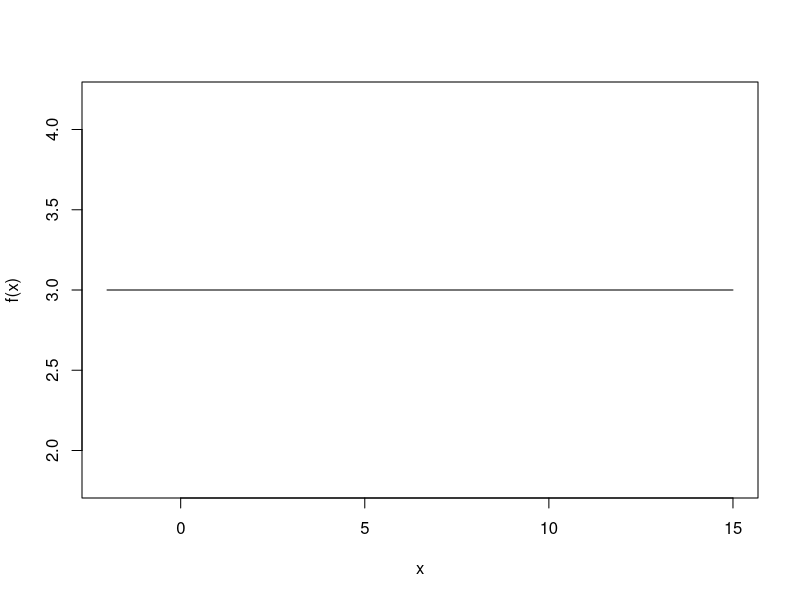
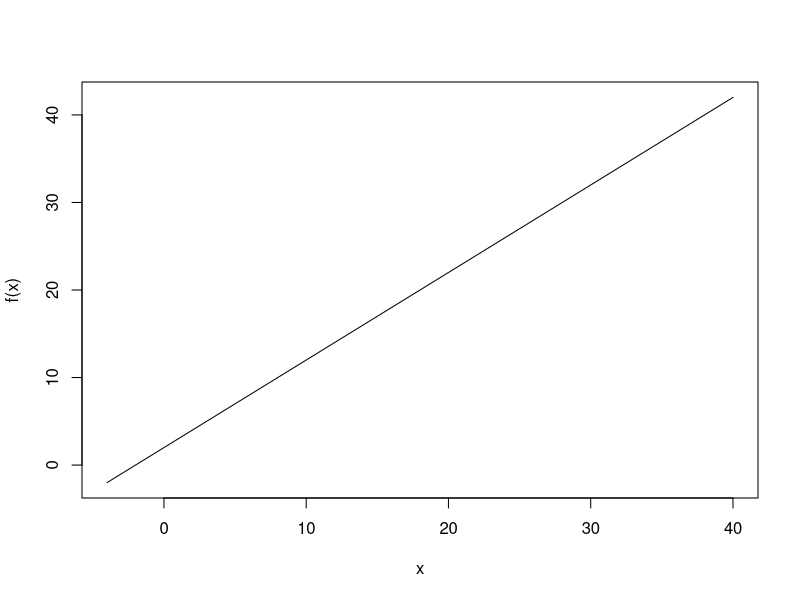
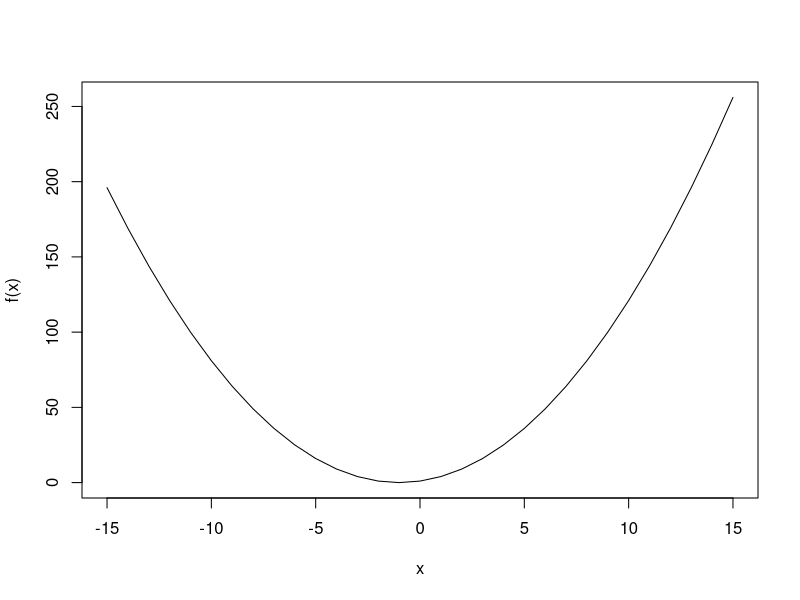
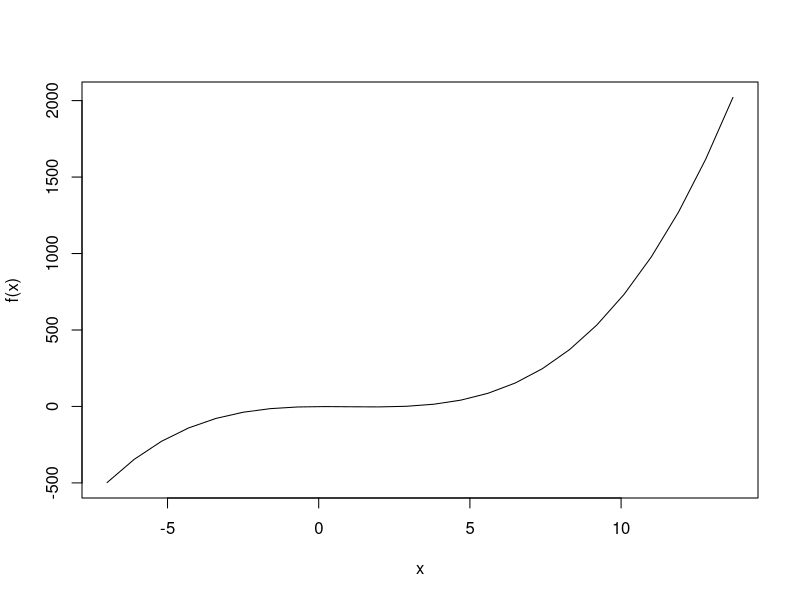
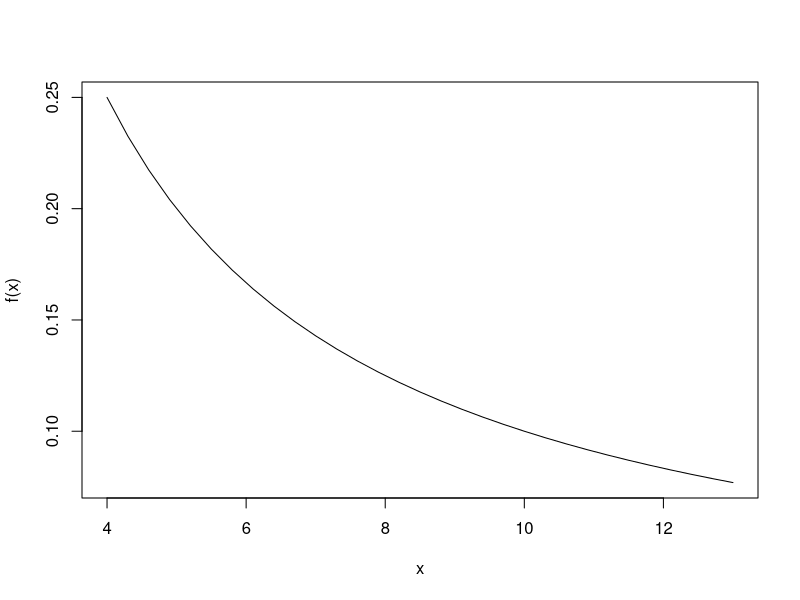

R code for these plots, in order:

#Constant Function
f <- function(x){
    fx <- 3
    return(fx)
}

input <- -2:15
plot(input, 
     sapply(input, f), 
     type="l", 
     xlab="x", ylab="f(x)")

#Linear Function
f <- function(x){
    #a=3 and b=6
    fx <- 1*x+2
    return(fx)
}

input <- -4:40
plot(input,
    sapply(input, f),
    type="l",
    xlab="x",
    ylab="f(x)")

#Quadratic Function
f <- function(x){
    fx <- 1*x^2 + 2*x +1
    return(fx)
}

input <- -15:15
plot(input,
    sapply(input, f),
    type="l",
    xlab="x",
    ylab="f(x)")

#Polynomial Function
f <- function(x){
    fx <- x^3 - 3*x^2 + x - 1
    return(fx)
}

input <- seq(-7, 14, 0.9)
plot(input,
    sapply(input, f),
    type="l",
    xlab="x",
    ylab="f(x)")

#Rational Function
f <- function(x){
    fx <- 1/x
    return(fx)
}

input <- seq(4, 13, 0.3)
plot(input,
    sapply(input, f),
    type="l",
    xlab="x",
    ylab="f(x)")
